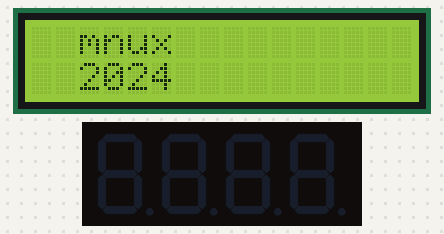
This sketch was run on a simulated Arduino Uno, built with avr-gcc and run on an emulated ATmega328P. Parts: 16×2 character LCD, 4-digit seven-segment display. The local clock reads 2024-03-15 10:24:30 at power-on unless the sketch sets it; storage starts empty; what the sketch prints to the serial monitor is not drawn.

Above: at 0.1 s.
At 0.6 s:
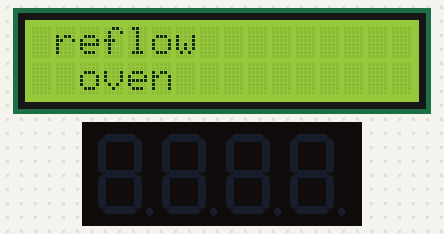
At 1.1 s:
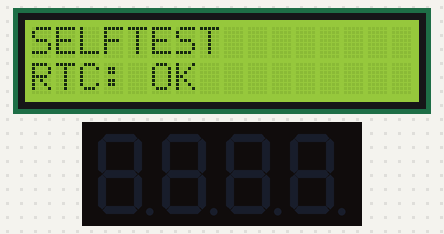
At 1.7 s:
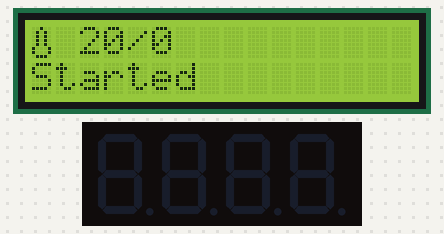

The sketch:

oven-arduino.ino
```cpp
#include <SD.h>
#include <LiquidCrystal.h>
#include <TM1637Display.h>
#include <TimeLib.h>
#include <DS1307RTC.h>

//LCD:
LiquidCrystal lcd(8, 9, 4, 5, 6, 7);

//SD card cs
const int chipSelect = 10;

//7seg display
#define CLK 2
#define DIO 3

TM1637Display segment(CLK, DIO);


byte thermometer[] = {  // thermometer icon for lcd display
  B00100,
  B01010,
  B01010,
  B01010,
  B01010,
  B10001,
  B10001,
  B01110
};


File myFile;

String Line = "";
String lcdMessage = "";

bool running = 0;

int csvTime = 0;
int csvTemp = 0;
int csvDuration = 0;
int realTemp = 20;
int targetTemp = 0;

tmElements_t tm;

int buttonADC;

void setup() {
  // Open serial communications and wait for port to open:
  Serial.begin(9600);

  lcd.begin(16, 2);

  segment.showNumberDec(-999);

  lcd.setCursor(0, 0);
  lcd.print("  mnux");
  lcd.setCursor(0, 1);
  lcd.print("  2024");


  delay(500);

  lcd.clear();
  lcd.setCursor(0, 0);
  lcd.print(" reflow");
  lcd.setCursor(0, 1);
  lcd.print("  oven");
  delay(500);
  lcd.clear();

  lcd.setCursor(0, 0);
  lcd.print("SELFTEST");
  lcd.setCursor(0, 1);


  //TESTING RTC
  lcd.setCursor(0, 1);
  lcd.print("        ");
  lcd.setCursor(0, 1);
  lcd.print("RTC:");

  if (RTC.read(tm)) {
    Serial.println("BATT OK");
    lcd.setCursor(5, 1);
    lcd.print("OK");
  } else {
    if (RTC.chipPresent()) {
      lcd.setCursor(5, 1);
      lcd.print("BAD");
    } else {
      lcd.setCursor(5, 1);
      lcd.print("BAD");
    }
  }

  delay(500);

  // wait for Serial Monitor to connect. Needed for native USB port boards only:


  lcd.setCursor(0, 1);
  lcd.print("        ");
  lcd.setCursor(0, 1);
  lcd.print("SD:");

  if (!SD.begin(chipSelect)) {
    lcd.setCursor(4, 1);
    lcd.print("BAD");
    while (true);
  } else {
    lcd.setCursor(4, 1);
    lcd.print("OK");
  }

  Serial.println("initialization done.");

  lcd.clear();

  myFile = SD.open("file.csv");

  display();

  lcd.setCursor(0, 1);
  lcd.print("Ready!");
}

void loop() {

  buttonADC = analogRead(0);

  if (buttonADC < 800) {
    Serial.println("START BUTTON PRESSED ");
    running = 1;
    lcd.setCursor(0, 1);
    lcd.print("Started");
  }

  if (running == 1) {
    getNewLine();
    //Serial.println(Line);
    if (csvTime == csvDuration) {
      lcd.setCursor(0, 1);
      lcd.print("Done!   ");
      Serial.print("done!");
      getNewLine();
      Line = "";
      running == 1;
    }
  }

  delay(1000);
}

char getNewLine() {
  Line = "";

  char currentCharRead = "";

  //Serial.println(currentCharRead);
  //Serial.println("getting new characters:");
  while (1) {
    currentCharRead = myFile.read();

    Line = Line + currentCharRead;

    if (Line == "END;") {  //starts reflow cycle after "START;" appears in input file
      Serial.println("Finished!!");

      break;
    }
    if (Line == "START;") {  //starts reflow cycle after "START;" appears in input file
      Serial.println("Starting reflow cycle!!");

      break;
    }
    if (Line.endsWith("LCD;")) {  //sets LCD message after "LCD;" appears in input file
      Serial.println("LCD: " + Line.substring(0, 8));
      lcd.setCursor(0, 1);
      lcd.print(Line.substring(0, 8));

      break;
    }
    if (Line.endsWith("DURATION;")) {  //sets duration of the reflow cycle after "DURATION;" appears in input file
      csvDuration = Line.substring(0, 4).toInt();
      Serial.print("Duration:");
      Serial.println(csvDuration);

      break;
    }

    else {  //if line isnt a special command it gets csv values


      if (currentCharRead == ',') {  //get 1st csv value
        //Serial.println("comma detected");
        csvTime = Line.toInt();
        Serial.print("NEW TIME:");
        Serial.println(csvTime);
        Line = "";

        while (1) {
          currentCharRead = myFile.read();
          Line = Line + currentCharRead;

          if (currentCharRead == '\n') {  //get 2nd csv value TEMPATURE
            csvTemp = Line.toInt();
            lcd.setCursor(5, 0);
            lcd.print("   ");
            lcd.setCursor(5, 0);
            lcd.print(csvTemp);
            Serial.print("NEW TEMP:");
            Serial.println(csvTemp);
            Line = "";
            break;
          }
        }
      }
    }

    if (currentCharRead == '\n') {  //stop when find new line
      break;
    }

    else {
    }
  }
}


void display() {
  //Serial.print("rinngif display");
  lcd.createChar(0, thermometer);
  lcd.home();
  lcd.write(byte(0));
  lcd.setCursor(2, 0);
  lcd.print(realTemp);
  lcd.setCursor(4, 0);
  lcd.print("/");
  lcd.setCursor(5, 0);
  lcd.print(targetTemp);
}
```

Measured:
- what the display in image 1 shows lasts 0.5 s, from 0.6 s to 1.1 s
